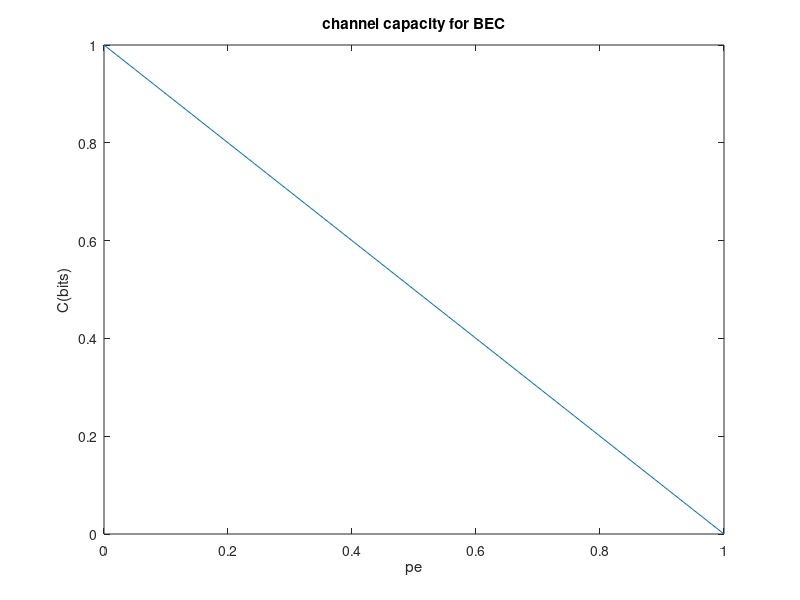

This figure's MATLAB source: (Note: this script raises an error after producing the figure.)
close all;

%% HW 3

%channel capacity in terms of pe
x = linspace(0,1,100);
y = -x+1;
figure;
plot(x, y);
title( 'channel capacity for BEC');
xlabel('pe');
ylabel('C(bits)');
%this is different from BSC, as for the BSC the capacity is equal
%to 1-phi. This in in turn creates a parabolic looking graph. I got 
% a logarithmic graph. 

%compute D and R for a Gaussian vector

var_v = [4 3 0.8 0.1];
lambda1 = .7;
lambda2 = .9;
compute_dr(var_v, .9); %R = 1.9445
compute_dr(var_v, .7); %R = 2.4034

[D, R] = compute_dr(var_v,.87)  %THIS IS R=1.9934
display('D = [.87 .87 .8 .1], R = [ 1.1005 .8929 0 0]')

Dist_x = linspace(lambda1,lambda2, 100);
R_x = zeros(1, 100);
for k =1:100
[Di(k), R_x(k)] = compute_dr(var_v, Dist_x(k));
end

figure;
plot(Di, R_x);
title('Distortion vs. Rate');

% d) increasing lambda decreases Rate and increases Distortion


[D, R] = compute_dr(var_v, k);

function [D, R] = compute_dr(var_v, level)
    for i= 1:length(var_v)
        if(level>= var_v(i))
            D(:,i) = var_v(i);
        elseif(level <= var_v(i))
            D(:,i) = level;
        end
        R(:, i) = .5*log2(var_v(i)/D(:,i));
    end
    D= sum(D);
    R = sum(R);
end
   
